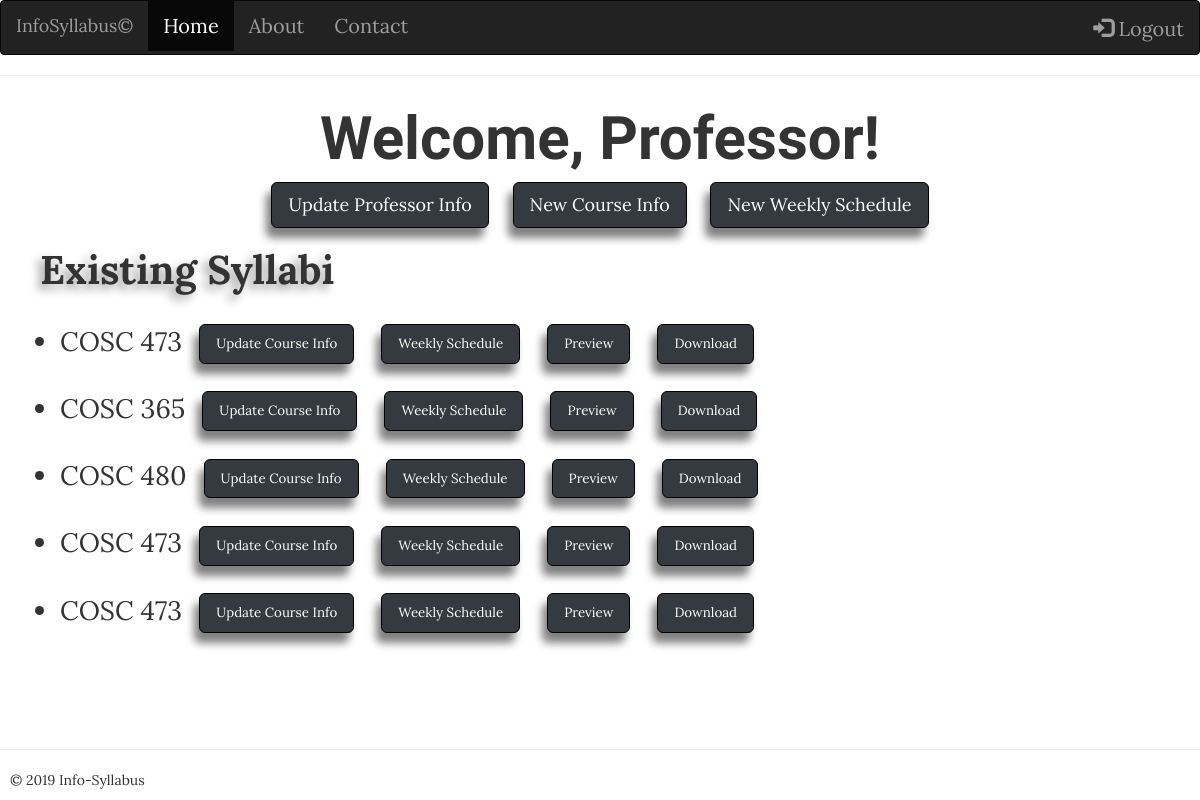
The app's page /mainpage.php with its own data.
### tables this page shows
CREATE TABLE `courseinfo` (
  `PKID` int(255) NOT NULL,
  `FKprofID` int(255) NOT NULL,
  `coursecode` varchar(255) NOT NULL,
  `coursename` varchar(255) NOT NULL,
  `M` varchar(11) NOT NULL,
  `T` varchar(11) NOT NULL,
  `W` varchar(11) NOT NULL,
  `R` varchar(11) NOT NULL,
  `F` varchar(11) NOT NULL,
  `MW` varchar(11) NOT NULL,
  `MF` varchar(11) NOT NULL,
  `WF` varchar(11) NOT NULL,
  `MWF` varchar(11) NOT NULL,
  `TR` varchar(11) NOT NULL,
  `online` varchar(11) NOT NULL,
  `importantpoint1` varchar(255) NOT NULL,
  `importantpoint2` varchar(255) NOT NULL,
  `importantpoint3` varchar(255) NOT NULL,
  `importantpoint4` varchar(255) NOT NULL,
  `importantpoint5` varchar(255) NOT NULL,
  `bookname` varchar(255) NOT NULL,
  `bookisbn` varchar(255) NOT NULL,
  `bookauthor` varchar(255) NOT NULL,
  `bookpicture` blob NOT NULL,
  `img_mime` blob NOT NULL,
  `topicname1` varchar(255) NOT NULL,
  `topicname2` varchar(255) NOT NULL,
  `topicname3` varchar(255) NOT NULL,
  `topicname4` varchar(255) NOT NULL,
  `topicname5` varchar(255) NOT NULL,
  `topicname6` varchar(255) NOT NULL,
  `topicname7` varchar(255) NOT NULL,
  `pointvalue1` int(100) NOT NULL,
  `pointvalue2` int(100) NOT NULL,
  `pointvalue3` int(100) NOT NULL,
  `pointvalue4` int(100) NOT NULL,
  `pointvalue5` int(100) NOT NULL,
  `pointvalue6` int(100) NOT NULL,
  `pointvalue7` int(100) NOT NULL,
  `meetingday` varchar(255) NOT NULL,
  `important_points` varchar(225) NOT NULL
);

### mainpage.php (the view, shortened to what this page needs)
<?php
$profID = $_SESSION["FKPROFID"]
?>
<html>
	<head>
	<link href="mainpage.css" type="text/css" rel="stylesheet" />
	<link rel="stylesheet" href="https://maxcdn.bootstrapcdn.com/bootstrap/3.4.0/css/bootstrap.min.css">
	</head>
	<body>
	<header>
	<nav class="navbar navbar-inverse">
    <div class="container-fluid">
    <div class="navbar-header">
      <a class="navbar-brand" href="#">InfoSyllabus&copy;</a>
    </div>
    <ul class="nav navbar-nav">
      <li class="active"><a href="#">Home</a></li>
      <li><a href="about.php">About</a></li>
      <li><a href="contact.php">Contact</a></li>
    </ul>
    <ul class="nav navbar-nav navbar-right">
      <li><a href="logout.php"><span class="glyphicon glyphicon-log-in"></span> Logout</a></li>
    </ul>
  </div>
</nav>
	<hr />
	</header>
	<div style="font-family: Tangerine; text-align: center; font-size: 45pt; font-weight: bold; margin-bottomm: 20px;">
		Welcome, Professor!
	</div>
	<div class="prof-course-info">
		<a href="prof_info.php?profID=<?php echo $profID ?>" ><button type="button" class="btn btn-primary btn-lg"> Update Professor Info</a></button>
		<a href="courseinfo.php"><button type="button" class="btn btn-primary btn-lg">New Course Info</a></button>
		<a href="weekly_info.php"><button type="button" class="btn btn-primary btn-lg">New Weekly Schedule</a></button>
	</div>
	<h2 id="existingSyllabi">Existing Syllabi</h2>
	<?php
	$servername = "localhost";
	$username = "root";
	$password = "";
	$dbname = "info-syllabus";
	$conn = new mysqli($servername, $username, $password, $dbname);
    function get_course_list($conn)
    {
        $sql = "SELECT * FROM courseinfo";
        $result = $conn->query($sql);
		$row = mysqli_num_rows($result);
        while($ar = mysqli_fetch_assoc($result))
        {
            $ret[] = $ar;
        }
        return $ret;
    }
      $courses = get_course_list($conn);
      foreach($courses as $ap) {
          $course = $ap['coursecode'];
		  $courseID = $ap['PKID'];
          ?>
          <div class="syllabusList">
		  <ul>
				<li><?php echo $course; ?>
				<a href="update_courseinfo.php?courseID=<?php echo $courseID ?>" ><button type="button" class= "btn btn-primary btn-lg"> Update Course Info </a></button>
				<a href="update_weekly_infohtml.php?courseID=<?php echo $courseID ?>" ><button type="button" class="btn btn-primary btn-lg">Weekly Schedule</a></button>
				<a href="pieChart.php?courseID=<?php echo $courseID ?>"><button type="button" class="btn btn-primary btn-lg">Preview</a></button>
				<a href=""><button type="button" class="btn btn-primary btn-lg">Download</a></button></li>
		  </ul>
          </div>
          <?php
     } ?>
	</body>
	<footer>
		<hr />
		<p>&copy; 2019 Info-Syllabus</p>
	</footer>
</html>

### mainpage.css (style rules this page uses)
body { font-family: "Lora", serif; font-size: 15pt; background-image: url("images/landingbackground.jpg"); }
#existingSyllabi { margin-left: 20px; padding-bottom: 20px; padding-left: 20px; font-family: "Lora", serif; text-shadow: -5px 5px 10px #9c9b9b; font-weight: bold; font-size: 30pt; }
hr { border-top: 2px dashed black; }
footer { font-family: "Lora", serif; position: fixed; left: 0; bottom: 0; width: 100%; }
footer p { padding-left: 10px; }
.navbar { font-family: "Lora", serif; font-size: 15pt; }
.prof-course-info { font-family: "Lora", serif; text-align: center; margin: auto; display: block-inline; }
.prof-course-info button { font-family: "Lora", serif; background-color: #343a40; border-color: black; margin-left: 10px; margin-right: 10px; box-shadow: -5px 10px 8px grey; }
.prof-course-info a { font-family: "Lora", serif; text-decoration: none; color: white; background-color: #343a40; }
.syllabusList { margin-left: 20px; }
.syllabusList a { font-family: "Lora", serif; text-decoration: none; color: white; font-size: 10pt; }
.syllabusList button { font-family: "Lora", serif; background-color: #343a40; border-color: black; margin-left: 10px; margin-right: 10px; box-shadow: -5px 10px 8px grey; display: inline; }
.syllabusList ul { font-family: "Lora", serif; font-size: 20pt; }
.syllabusList ul li { padding-bottom: 15px; }

### records on screen
courseinfo: coursecode "COSC 473"
courseinfo: coursecode "COSC 365"
courseinfo: coursecode "COSC 480"
courseinfo: coursecode "COSC 473"
courseinfo: coursecode "COSC 473"
